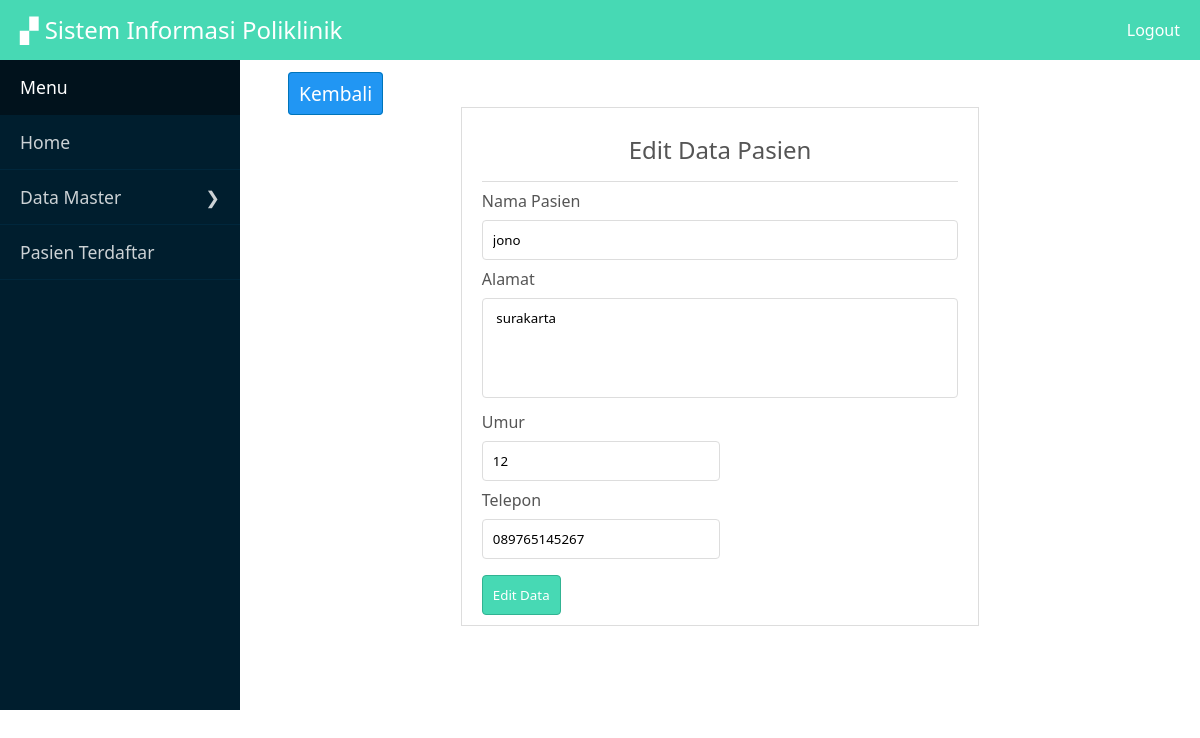
Page /panel/pasien/edit.php?id=2 on the committed database.
### tables this page shows
CREATE TABLE IF NOT EXISTS `pasien` (
  `id_pasien` int(11) NOT NULL AUTO_INCREMENT,
  `kodepsn` varchar(15) NOT NULL,
  `namapsn` varchar(50) NOT NULL,
  `alamatpsn` text NOT NULL,
  `genderpsn` varchar(1) NOT NULL,
  `umurpsn` int(11) NOT NULL,
  `teleponpsn` varchar(13) NOT NULL,
  PRIMARY KEY (`id_pasien`)
);

### Control.php (called while the page is built, shortened)
<?php
$link = mysqli_connect('localhost','root','','poliklinik');
function data($query){
	global $link;
	$result = mysqli_query($link,$query);
	return $result;
}
?>

### panel/pasien/edit.php (the view, shortened to what this page needs)
<?php
require_once '../../Control.php';
$id = $_GET['id'];
$query = "SELECT * FROM pasien WHERE id_pasien=$id ";
$getdata = mysqli_fetch_assoc(data($query));
 ?>
<?php require_once 'view/view.php'; head(); ?>
<div class="bungkus">
	<div class="main">
		<div class="isimain">
						<div class="back">
							<a href="index.php" class="tmbl biru">Kembali</a>
						</div>
					<div class="dokter">
						<div class="form">
								<div class="head-form">
									<h2>Edit Data Pasien</h2>
								</div>
							<form action="" method="post">
								<label for="">Nama Pasien</label>
								<input type="text" name="nama" class="full" placeholder="Nama Pasien"  value="<?= $getdata['namapsn']; ?>">
								<label for="">Alamat</label>
								<textarea name="alamat" class="full"> <?= $getdata['alamatpsn']; ?></textarea>
								<label for="">Umur</label>
								<input type="text" class="f50" name="umur" value="<?= $getdata['umurpsn']; ?>">
								<label for="">Telepon</label>
								<input type="number" class="f50" name="telepon" value="<?= $getdata['teleponpsn']; ?>">
								<label for=""></label>
								<input type="submit" value="Edit Data" class="hijau" name="edit">
							</form>
						</div>
					</div>
		</div>
	</div>

### style.css (style rules this page uses)
* { margin: 0; padding: 0; font-family: 'Century Gothic','Segoe UI',sans-serif; box-sizing: border-box; text-decoration: none; font-weight: normal; }
body { background: #fff; font-size: 16px; color: #555; }
nav, h1,h2,h3,h4,p,b { display: block; }
input,textarea,button,select { padding: 10px; border:1px solid #ddd; border-radius: 4px; background: #fff; }
textarea { resize: none; height: 100px; }
input[type="submit"],input[type="reset"],button,select { cursor: pointer; }
label { padding: 3px 0px; display: block; margin:5px 0px; }
.full { width: 100%; }
.f50 { width: 50%; }
.tmbl { padding: 7px 10px; font-size: 1em; border-radius: 4px; }
.biru { background: #2196f3; color: #fff; border:1px solid #0074b9; }
.hijau { background: #47D9B4; color: #fff; border:1px solid #31B392; }
.form { padding: 10px 20px; background: #fff; border-radius: 4px; }
.head-form,.foot-form { padding:15px 0px; text-align: center; border-bottom:1px solid #ddd; }
.back,.add { padding: 20px 10px; }
.back { padding: 0; font-size: 1.2em; }
.bungkus { width: 100%; height: auto; overflow: hidden; margin: 0 auto; background: #001E2E; }
.main { width: 80%; float: right; min-height: 650px; background: #fff; }
.isimain { width: 90%; margin: 20px auto; }
.dokter { width: 60%; margin:0 auto; border:1px solid #ddd; margin-bottom: 20px; }

### rows in the picture
pasien: nama "jono", alamat "surakarta", umur "12", telepon "089765145267"
